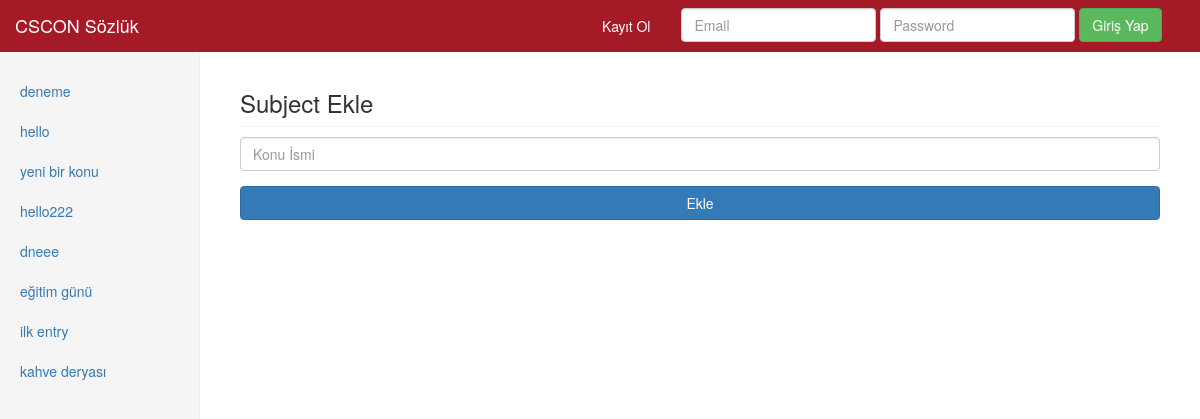
Screenshot of /sozluk/addSubject.php with the database file from the repository.
### tables this page shows
CREATE TABLE `subjects` (
  `id` int(11) NOT NULL,
  `name` varchar(100) DEFAULT NULL,
  `createdDate` datetime DEFAULT CURRENT_TIMESTAMP,
  `userId` int(11) DEFAULT NULL
);

### sozluk/Subject.php (called while the page is built, shortened)
<?php
class Subject
{
    function __construct()
    {
        $this->db = new mysqli("localhost", "root", "123", "sozluk");
    }
}
function listAllSubjects(){
    $res = array();
    $db=new mysqli("localhost", "root", "123", "sozluk");
    $sql = "SELECT id,name from subjects";
    $stmt = $db->prepare($sql);
    $stmt->execute();
    $id=0;
    $subjectName="";
    $stmt->bind_result($id,$subjectName);
    while($stmt->fetch())
    {
        $subject = new Subject();
        $subject->id = $id;
        $subject->name = $subjectName;
        $res[] = $subject;
    }
    return $res;
}

### sozluk/addSubject.php (the view, shortened to what this page needs)
<?php
include_once ("Subject.php");
?>
<!DOCTYPE html>
<html lang="tr">
<head>
    <link href="css/bootstrap.min.css" rel="stylesheet">
    <link href="css/dashboard.css" rel="stylesheet">
</head>
<body>
<?php
include_once("header.php");
?>
<div class="container-fluid">
    <div class="row">
        <div class="col-sm-3 col-md-2 sidebar">
            <ul class="nav nav-sidebar">
                <?php
                $subjects = listAllSubjects();
                foreach ($subjects as $subject){
                    echo "<li><a href=\"index.php?view=$subject->id\">$subject->name</a></li>";
                }
                ?>
            </ul>
        </div>
        <div class="col-sm-9 col-sm-offset-3 col-md-10 col-md-offset-2 main">
            <h3 class="sub-header">Subject Ekle</h3>
            <form  method="post" action="process_addSubject.php">
                <div class="form-group">
                    <input type="text" name="inputSubject" placeholder="Konu İsmi" class="form-control"/>
                </div>
                <div class="form-group">
                    <button class="btn btn-primary btn-block" type="submit" name="btnAddSubject" value="AddSubject">Ekle</button>
                </div>
            </form>
        </div>
    </div>
</div>
</body>
</html>

### sozluk/css/dashboard.css (style rules this page uses)
body { padding-top: 50px; }
.sub-header { padding-bottom: 10px; border-bottom: 1px solid #eee; }
.sidebar { display: none; }
@media (min-width: 768px) { .sidebar { position: fixed; top: 51px; bottom: 0; left: 0; z-index: 1000; display: block; padding: 20px; overflow-x: hidden; overflow-y: auto; background-color: #f5f5f5; border-right: 1px solid #eee; } }
.nav-sidebar { margin-right: -21px; margin-bottom: 20px; margin-left: -20px; }
.nav-sidebar > li > a { padding-right: 20px; padding-left: 20px; }
.main { padding: 20px; }
@media (min-width: 768px) { .main { padding-right: 40px; padding-left: 40px; } }
html { position: relative; min-height: 100%; }
body { margin-bottom: 60px; }

### rows the page displays
subjects: name "deneme"
subjects: name "hello"
subjects: name "yeni bir konu"
subjects: name "hello222"
subjects: name "dneee"
subjects: name "eğitim günü"
subjects: name "ilk entry"
subjects: name "kahve deryası"
